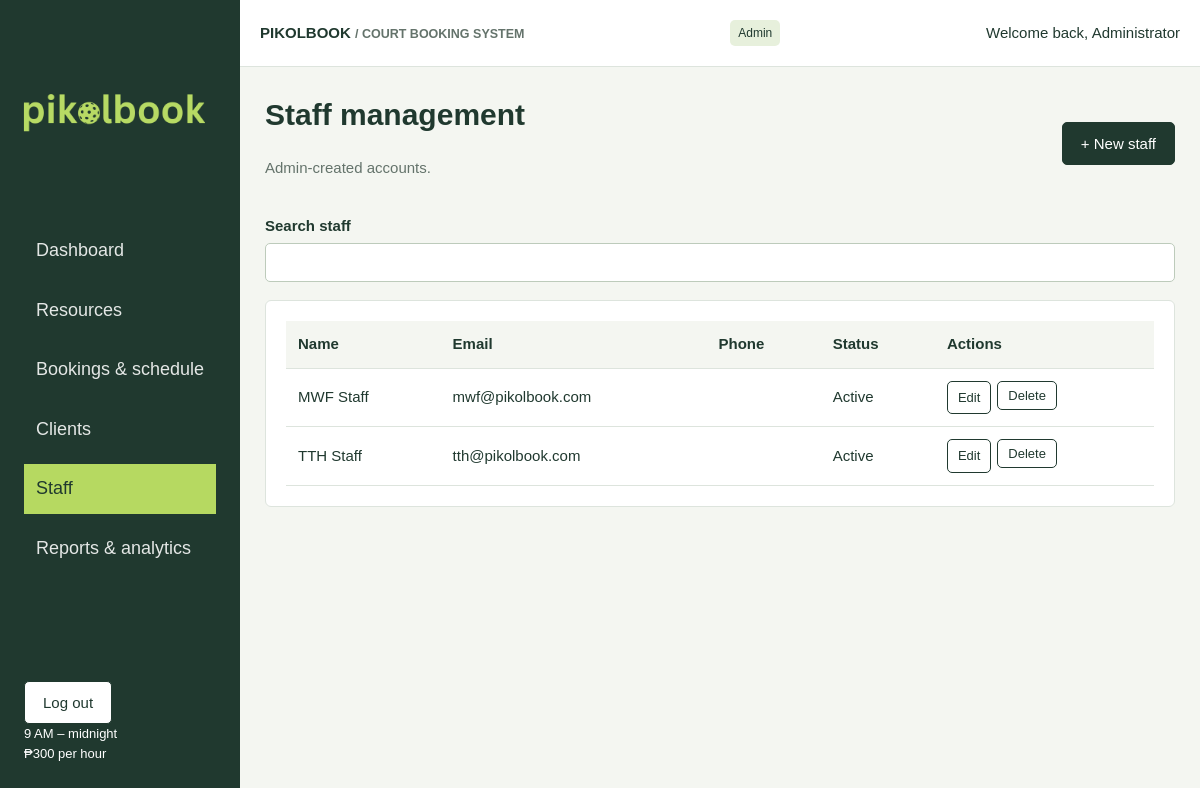
Page /staff.php (signed in) on the committed database.
### tables this page shows
CREATE TABLE IF NOT EXISTS users (
  id INT AUTO_INCREMENT PRIMARY KEY,
  full_name VARCHAR(100) NOT NULL,
  email VARCHAR(150) NOT NULL UNIQUE,
  password_hash VARCHAR(255) NOT NULL,
  role ENUM('admin', 'staff') NOT NULL DEFAULT 'staff',
  phone VARCHAR(30),
  is_active TINYINT(1) NOT NULL DEFAULT 1,
  created_at TIMESTAMP DEFAULT CURRENT_TIMESTAMP
);

### config.php (called while the page is built, shortened)
<?php
$db_host = '127.0.0.1';
$db_port = 3306;
$db_name = 'pikolbook_db';
$db_user = 'root';
$db_password = '';
try {
    $db = mysqli_connect($db_host, $db_user, $db_password, $db_name, $db_port);
    mysqli_set_charset($db, 'utf8mb4');
} catch (mysqli_sql_exception $error) {
    http_response_code(503);
    exit('Database unavailable. Start MySQL in XAMPP, import pikolbook.sql, and check config.php.');
}
function query($sql, $types = '', $values = [])
{
    global $db;
    $statement = mysqli_prepare($db, $sql);
    if ($types !== '') {
        mysqli_stmt_bind_param($statement, $types, ...$values);
    }
    mysqli_stmt_execute($statement);
    return $statement;
}
function rows($sql, $types = '', $values = [])
{
    $statement = query($sql, $types, $values);
    return mysqli_fetch_all(mysqli_stmt_get_result($statement), MYSQLI_ASSOC);
}
function one($sql, $types = '', $values = [])
{
    $records = rows($sql, $types, $values);
    return $records[0] ?? null;
}

### staff.php (the view, shortened to what this page needs)
<?php
require 'functions.php';
$user = signed_in();
$page = 'staff.php';
$staff = rows("SELECT * FROM users WHERE role='staff' ORDER BY id");
require_once 'layout.php';
page_header($title, $page, $user);
?>
<div class="heading"><div><h1>Staff management</h1><p class="muted">Admin-created accounts.</p></div><button data-open="staff-dialog">+ New staff</button></div>
<div class="field"><label for="table-search">Search staff</label><input id="table-search" type="search" data-search="records"></div>
<section class="card"><div class="table-wrap"><table id="records"><thead><tr><th>Name</th><th>Email</th><th>Phone</th><th>Status</th><th>Actions</th></tr></thead><tbody>
<?php foreach ($staff as $account): ?><tr><td><?= e($account['full_name']) ?></td><td><?= e(
    $account['email'],
) ?></td><td><?= e($account['phone']) ?></td><td><?= $account['is_active']
    ? 'Active'
    : 'Deactivated' ?></td><td><div class="row-actions"><a class="button light" href="staff.php?edit=<?= (int) $account[
    'id'
] ?>">Edit</a><?php delete_button(
    'staff.php',
    $account['id'],
    'Delete this staff account? Referenced accounts will be deactivated to preserve history.',
); ?></div></td></tr><?php endforeach; ?>
</tbody></table></div></section>
<?php page_footer(); ?>

### layout.php (shortened to what this page needs)
<?php
function page_header($title, $page, $user)
{
    $links = [
        'dashboard.php' => 'Dashboard',
        'resources.php' => 'Resources',
        'bookings.php' => 'Bookings & schedule',
        'clients.php' => 'Clients',
    ];
    if ($user['role'] === 'admin') {
        $links['staff.php'] = 'Staff';
    }
    $links['reports.php'] = 'Reports & analytics';
    ?>
<!DOCTYPE html>
<html lang="en">
<head>
    <link rel="stylesheet" href="style.css">
</head>
<body>
<div class="shell">
    <aside>
        <a class="brand" href="dashboard.php"><img src="img/logo.png" alt="Pikolbook"></a>
        <nav aria-label="Main navigation">
            <?php foreach ($links as $path => $label): ?>
                <a href="<?= e($path) ?>" <?= $page === $path
    ? 'class="active" aria-current="page"'
    : '' ?>><?= e($label) ?></a>
            <?php endforeach; ?>
        </nav>
        <div class="aside-end">
            <form action="index.php" method="post">
                <button class="light">Log out</button>
            </form>
            <p>9 AM – midnight<br>₱300 per hour</p>
        </div>
    </aside>
    <div class="main-area">
        <header class="topbar">
            <strong>PIKOLBOOK <small>/ COURT BOOKING SYSTEM</small></strong>
            <span class="tag"><?= e(ucfirst($user['role'])) ?></span>
            <span>Welcome back, <?= e($user['full_name']) ?></span>
        </header>
        <main class="content">
<?php
}
function page_footer()
{
    ?>
        </main>
    </div>
</div>
</body>
</html>
<?php unset($_SESSION['form_draft']);
}
    ?>

### functions.php (shortened to what this page needs)
<?php
require_once 'config.php';
function e($value)
{
    return htmlspecialchars((string) $value, ENT_QUOTES, 'UTF-8');
}
function signed_in()
{
    $user = one('SELECT * FROM users WHERE id = ? AND is_active = 1', 'i', [$_SESSION['user_id']]);
    return $user;
}
function delete_button($file, $id, $message)
{
    echo '<form method="post" action="' . e($file) . '" data-confirm="' . e($message) . '">';
    echo '<input type="hidden" name="id" value="' .
        (int) $id .
        '"><input type="hidden" name="action" value="delete"><button class="light">Delete</button></form>';
}

### style.css (style rules this page uses)
body { min-height: 100vh; display: flex; flex-direction: column; margin: 0; background-color: #f4f6f1; color: #20392f; font-family: Arial, sans-serif; font-size: 15px; line-height: 1.5; }
h1, h2, p { margin-top: 0; }
h1 { font-size: 30px; }
a { color: #20392f; }
small, .muted, .note { color: #64736b; }
.shell { flex-grow: 1; display: grid; grid-template-columns: 240px 1fr; }
.main-area { min-width: 0; }
aside { display: flex; flex-direction: column; padding: 0 0 24px; background-color: #20392f; color: white; }
.brand { display: flex; align-items: center; min-height: 90px; padding: 18px 18px 10px; text-decoration: none; }
.brand img { width: 190px; margin-top: 0; }
nav { margin-top: 8px; padding: 0 24px; }
nav a, nav span { display: block; margin-bottom: 10px; padding: 14px 10px 14px 12px; color: rgba(255, 255, 255, 0.88); text-decoration: none; border-radius: 0; font-size: 18px; font-weight: 400; line-height: 1.2; }
nav .active { background-color: #b6d961; color: #20392f; font-weight: 400; border-radius: 0; }
.aside-end { margin-top: auto; padding: 24px 24px 0; font-size: 13px; }
.topbar, .heading { display: flex; justify-content: space-between; align-items: center; flex-wrap: wrap; gap: 15px; }
.topbar { padding: 20px; background-color: white; border-bottom: 1px solid #dde4dd; }
.content { padding: 25px; }
.heading { margin-bottom: 20px; }
.card { padding: 20px; background-color: white; border: 1px solid #dde4dd; border-radius: 6px; }
.table-wrap { overflow: auto; }
table { width: 100%; border-collapse: collapse; text-align: left; }
th, td { padding: 12px; border-bottom: 1px solid #dde4dd; }
th { background-color: #f4f6f1; }
.tag, .pill { display: inline-block; padding: 4px 8px; background-color: #e7f0dc; border-radius: 5px; font-size: 12px; }
label { display: block; margin-bottom: 6px; font-weight: bold; }
input, select, textarea { box-sizing: border-box; width: 100%; padding: 10px; border: 1px solid #bdcbbb; border-radius: 5px; background-color: white; color: #20392f; font-family: Arial, sans-serif; font-size: 15px; }
.field { margin-bottom: 18px; }
.button, button { display: inline-block; padding: 12px 18px; border: 1px solid #20392f; border-radius: 5px; background-color: #20392f; color: white; font-family: Arial, sans-serif; font-size: 15px; text-decoration: none; }
.light { background-color: white; color: #20392f; }
button { cursor: pointer; }
.row-actions { display: flex; flex-wrap: wrap; gap: 6px; }
.row-actions button { padding: 6px 10px; font-size: 13px; }
.card { margin-bottom: 20px; }
.brand img { margin-top: 0; }
.row-actions form { margin: 0; }
.row-actions .button { padding: 6px 10px; font-size: 13px; }

### rows in the picture
users: role "Admin", full_name "Administrator"
users: full_name "MWF Staff", email "mwf@pikolbook.com", is_active "Active"
users: full_name "TTH Staff", email "tth@pikolbook.com", is_active "Active"

### other values in the picture
$label "Dashboard"
$label "Resources"
$label "Bookings & schedule"
$label "Clients"
$label "Staff"
$label "Reports & analytics"
